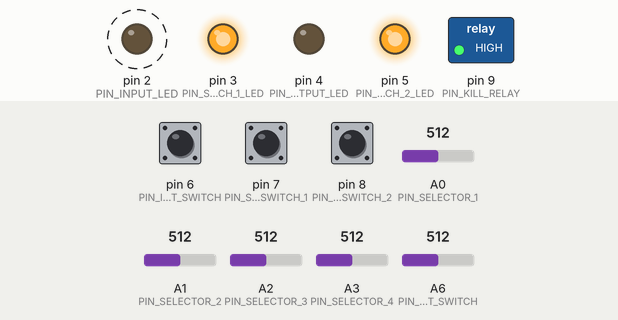
This program was run on a simulated Arduino Nano, built with avr-gcc and run on an emulated ATmega328P. Parts: switched loads named in the program (green lamp = pin HIGH), output pins drawn as LEDs (lit = HIGH). Dashed ring = blinking. The test bench sets the inputs (shaded band); at power-on: A6 (PIN_OUTPUT_SWITCH) = 512, pin 7 (PIN_SELECTOR_SWITCH_1) LOW, pin 8 (PIN_SELECTOR_SWITCH_2) LOW, pin 6 (PIN_INPUT_SWITCH) LOW, A0 (PIN_SELECTOR_1) = 512, A1 (PIN_SELECTOR_2) = 512, A2 (PIN_SELECTOR_3) = 512, A3 (PIN_SELECTOR_4) = 512.

Above: at 1.26 s.
1.3 s: A6 (PIN_OUTPUT_SWITCH) set to 990
4.3 s: A6 (PIN_OUTPUT_SWITCH) set to 1016
At 5.1 s:
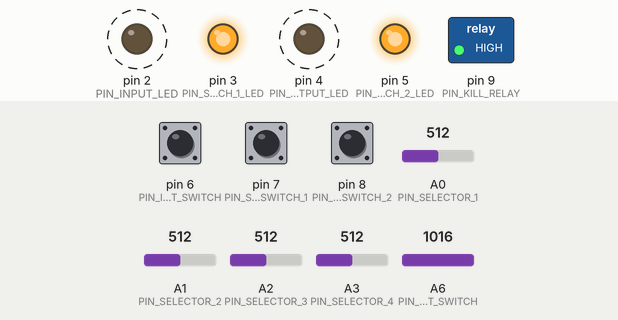
7.3 s: pin 7 (PIN_SELECTOR_SWITCH_1) pulled HIGH for 0.15 s
At 8.3 s:
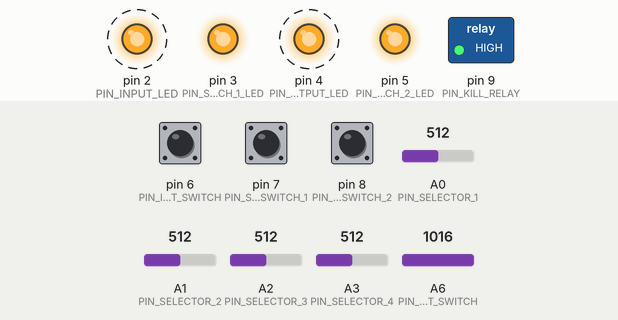
10.3 s: pin 8 (PIN_SELECTOR_SWITCH_2) pulled HIGH for 0.15 s
At 11.0 s:
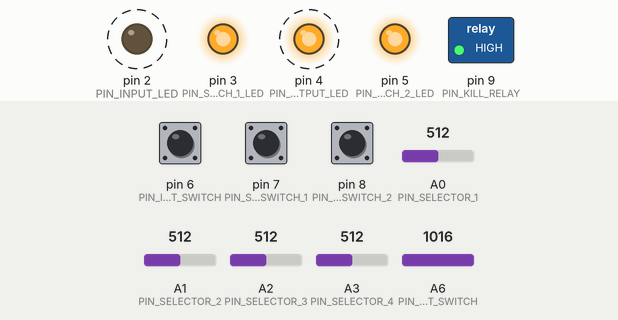
13.3 s: pin 6 (PIN_INPUT_SWITCH) pulled HIGH for 1 s
At 14.0 s:
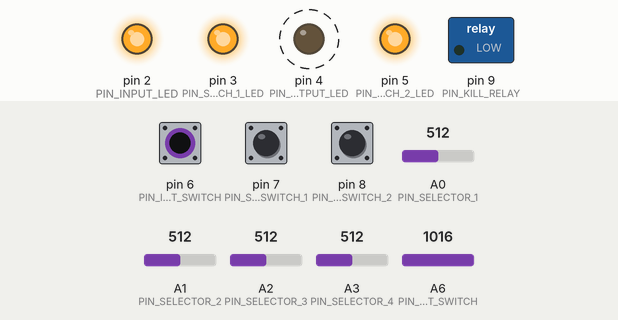
16.3 s: pin 7 (PIN_SELECTOR_SWITCH_1) pulled HIGH for 1 s
At 17.3 s:
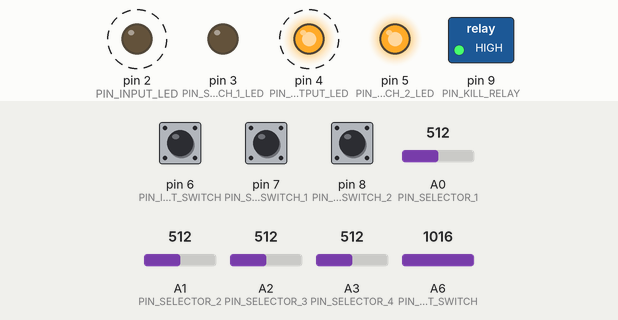
Timing chart, 0 to 20.3 s (numbered marks = the images above; inputs shaded):
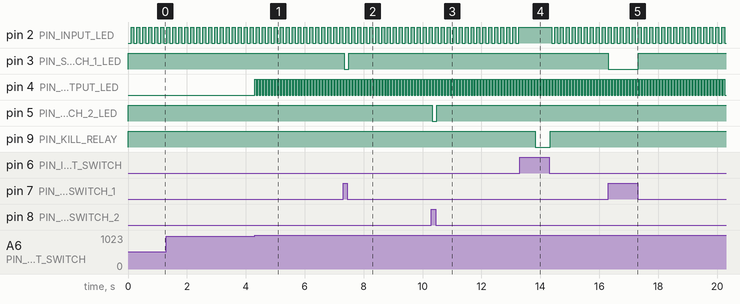

Measured:
- the behaviour switches between 1000 and 1001 on A6 (PIN_OUTPUT_SWITCH) (found by bisection; images 0 and 1)
- after the input at 4.3 s, pin 4 (PIN_OUTPUT_LED): alternates HIGH for 0.05 s and LOW for 0.05 s, starting at once
- after the input at 7.3 s, pin 3 (PIN_SELECTOR_SWITCH_1_LED): HIGH → LOW at once, → HIGH 0.15 s later
- after the input at 10.3 s, pin 5 (PIN_SELECTOR_SWITCH_2_LED): HIGH → LOW at once, → HIGH 0.15 s later
- after the input at 13.3 s, pin 9 (PIN_KILL_RELAY): HIGH → LOW after 0.52 s, → HIGH 0.51 s later
- after the input at 16.3 s, pin 3 (PIN_SELECTOR_SWITCH_1_LED): HIGH → LOW at once, → HIGH 1.0 s later
- by itself, pin 2 (PIN_INPUT_LED): alternates HIGH for 0.10 s and LOW for 0.10 s

The program:

main.cpp
```cpp
//
// SHUFFLER
//

#include <Arduino.h>
#include <Wire.h>

//
// PINS
//

const int PIN_INPUT_LED = 2;
const int PIN_SELECTOR_SWITCH_1_LED = 3;
const int PIN_OUTPUT_LED = 4;
const int PIN_SELECTOR_SWITCH_2_LED = 5;
const int PIN_INPUT_SWITCH = 6; // HIGH when on, LOW when off
const int PIN_SELECTOR_SWITCH_1 = 7; // HIGH when normal, LOW when Z loop is toggled
const int PIN_SELECTOR_SWITCH_2 = 8; // HIGH when normal, LOW when Z loop is toggled
const int PIN_KILL_RELAY = 9; // HIGH to kill, LOW for normal
const int PIN_SELECTOR_1 = A0; // ~0 A, ~180 B, ~360 C, ~590 D, ~800 E, ~1023 bypass
const int PIN_SELECTOR_2 = A1; // ~0 A, ~180 B, ~360 C, ~590 D, ~800 E, ~1023 bypass
const int PIN_SELECTOR_3 = A2; // ~0 A, ~180 B, ~360 C, ~590 D, ~800 E, ~1023 bypass
const int PIN_SELECTOR_4 = A3; // ~0 A, ~180 B, ~360 C, ~590 D, ~800 E, ~1023 bypass
const int PIN_WIRE_1 = A4; // WHITE WIRE
const int PIN_WIRE_2 = A5; // BLACK WIRE
const int PIN_OUTPUT_SWITCH = A6; // ~510 when normal, ~1023 when off, ~0 when F loop is first

//
// STATE
//

int selector_1 = 5; // 0 A, 1 B, 2 C, 3 D, 4 E, 5 bypass
int selector_2 = 5; // 0 A, 1 B, 2 C, 3 D, 4 E, 5 bypass
int selector_3 = 5; // 0 A, 1 B, 2 C, 3 D, 4 E, 5 bypass
int selector_4 = 5; // 0 A, 1 B, 2 C, 3 D, 4 E, 5 bypass
int input_switch = 0; // 0 off, 1 on
int selector_switch_1 = 0; // 0 normal, 1 Z loop is in use
int selector_switch_2 = 0; // 0 normal, 1 Z loop is in use
int output_switch = 0; // 0 normal, 1 F loop is in front, 2 off
int feedback_detected = 0; // 0 normal, 1 means selector config has created a feedback loop
int feedback_cooldown = 0; // countdown after feedback detected before reactivating relay

int loops = 0;

int readSelector(int pin) {
  int val = analogRead(pin);
  if(val > 1000) {
    return 5;
  }
  if(val > 700) {
    return 4;
  }
  if(val > 450) {
    return 3;
  }
  if(val > 250) {
    return 2;
  }
  if(val > 90) {
    return 1;
  }
  return 0;
}

void requestSelectors() {
  byte message[] = {
    selector_1,
    selector_2,
    selector_3,
    selector_4,
    input_switch,
    selector_switch_1,
    selector_switch_2,
    output_switch
  };

  Wire.write(message,8);
}

void setup() {
  Serial.begin(9600);
  pinMode(PIN_INPUT_LED, OUTPUT);
  pinMode(PIN_SELECTOR_SWITCH_1_LED, OUTPUT);
  pinMode(PIN_OUTPUT_LED, OUTPUT);
  pinMode(PIN_SELECTOR_SWITCH_2_LED, OUTPUT);
  pinMode(PIN_KILL_RELAY, OUTPUT);

  Wire.begin(8); // join i2c bus with address #8
  Wire.onRequest(requestSelectors);
}


void loop() {

  if(digitalRead(PIN_INPUT_SWITCH)==HIGH) {
    input_switch = 1;
  } else {
    input_switch = 0;
  }

  if(digitalRead(PIN_SELECTOR_SWITCH_1)==HIGH) {
    selector_switch_1 = 0;
  } else {
    selector_switch_1 = 1;
  }

  if(digitalRead(PIN_SELECTOR_SWITCH_2)==HIGH) {
    selector_switch_2 = 0;
  } else {
    selector_switch_2 = 1;
  }

  int output_switch_read = analogRead(PIN_OUTPUT_SWITCH);
  if(output_switch_read > 1000) {
    output_switch = 2;
  } else if(output_switch_read > 400) {
    output_switch = 0;
  } else {
    output_switch = 1;
  }

  selector_1 = readSelector(PIN_SELECTOR_1);
  selector_2 = readSelector(PIN_SELECTOR_2);
  selector_3 = readSelector(PIN_SELECTOR_3);
  selector_4 = readSelector(PIN_SELECTOR_4);

  int by_loop[6] = {};
  by_loop[selector_1]++;
  by_loop[selector_2]++;
  by_loop[selector_3]++;
  by_loop[selector_4]++;

  feedback_detected = 0;
  if(by_loop[0]>1 || by_loop[1]>1 || by_loop[2]>1 || by_loop[3]>1 || by_loop[4]>1) {
    feedback_detected = 1;
  }

  //
  // KILL RELAY
  //

  if(feedback_detected && !input_switch) {
    digitalWrite(PIN_KILL_RELAY, HIGH);
    feedback_cooldown = 10;
  } else if(feedback_cooldown > 0) {
    feedback_cooldown--;
  } else {
    digitalWrite(PIN_KILL_RELAY, LOW);
  }

  //
  // INPUT LED
  //

  if(feedback_detected) {
    if(input_switch) {
      digitalWrite(PIN_INPUT_LED, HIGH);
    } else {
      if(loops%4<2) {
        digitalWrite(PIN_INPUT_LED, LOW);
      } else {
        digitalWrite(PIN_INPUT_LED, HIGH);
      }
    }
  } else {
    if(input_switch) {
      digitalWrite(PIN_INPUT_LED, HIGH);
    } else {
      digitalWrite(PIN_INPUT_LED, LOW);
    }
  }

  //
  // OUTPUT LED
  //

  if(output_switch==2) {
    if(loops%2<1) {
        digitalWrite(PIN_OUTPUT_LED, LOW);
      } else {
        digitalWrite(PIN_OUTPUT_LED, HIGH);
      }
  } else if(output_switch==1) {
    digitalWrite(PIN_OUTPUT_LED, HIGH);
  } else {
    digitalWrite(PIN_OUTPUT_LED, LOW);
  }

  //
  // SELECTOR SWITCH 1
  //

  if(selector_switch_1) {
    digitalWrite(PIN_SELECTOR_SWITCH_1_LED, HIGH);
  } else {
    digitalWrite(PIN_SELECTOR_SWITCH_1_LED, LOW);
  }

  //
  // SELECTOR SWITCH 2
  //

  if(selector_switch_2) {
    digitalWrite(PIN_SELECTOR_SWITCH_2_LED, HIGH);
  } else {
    digitalWrite(PIN_SELECTOR_SWITCH_2_LED, LOW);
  }

  delay(50);

  loops++;
  if(loops > 7) {
    loops = 0;
  }
}
```
